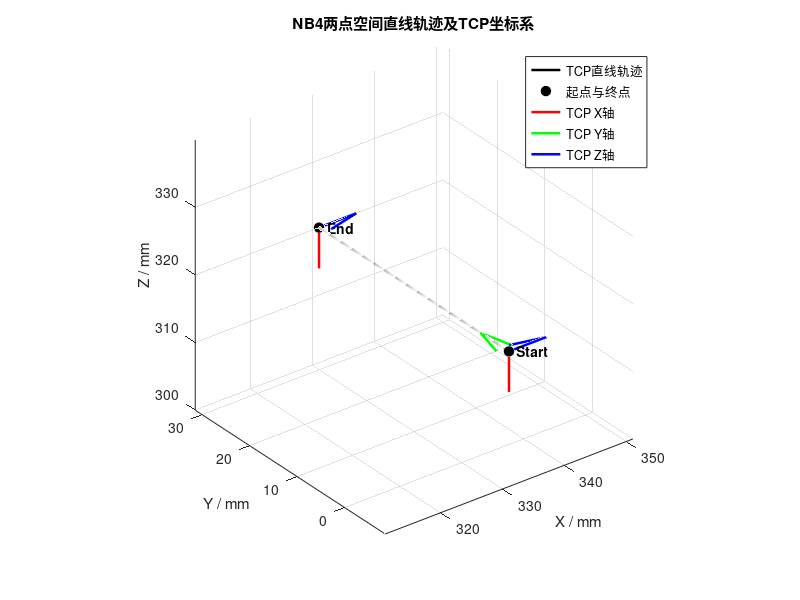

This chart was generated by the following MATLAB code:
% 根据两个空间点生成机器人的TCP直线轨迹。
% 输出TXT中每四个非空行对应一个4x4齐次位姿矩阵，可直接作为
% trajectory_generate/Tra_generate.py的--poses输入。

%% 可配置参数
% 起点和终点，单位：mm。
% NB4直线
P_start = [331.063710; -8.558820; 319.977830];
P_end   = [331.063710;  31.441180; 319.977830];
% % SR4直线
% P_start = [500; -20; 400];
% P_end   = [500;  20; 400];
% 期望TCP运行速度和轨迹采样频率。
v = 50;       % mm/s
fre = 1000;   % Hz

% TCP相对于基坐标系的固定姿态
posture = [ 0  0  1;
            0  1  0;
           -1  0  0];

output_name = 'line_TCP_poses_NB4_40.txt';

%% 输入检查
if ~isequal(size(P_start), [3, 1]) || ~isequal(size(P_end), [3, 1]) || ...
        any(~isfinite(P_start)) || any(~isfinite(P_end))
    error('P_start和P_end必须是有限数值组成的3x1列向量。');
end

line_vector = P_end - P_start;
line_length = norm(line_vector);
if line_length < 1e-9
    error('P_start和P_end不能是同一个点。');
end
if v <= 0 || fre <= 0
    error('运行速度v和采样频率fre必须大于0。');
end
if norm(posture.' * posture - eye(3), 'fro') > 1e-9 || ...
        abs(det(posture) - 1) > 1e-9
    error('posture必须是有效的3x3旋转矩阵。');
end

%% 按速度和采样频率等距生成完整直线
line_time = line_length / v;
segment_count = max(1, ceil(line_time * fre));
progress = linspace(0, 1, segment_count + 1);
trajectory = P_start + line_vector * progress;
point_count = size(trajectory, 2);
actual_speed = line_length * fre / segment_count;

% 为每个位置生成具有相同TCP姿态的4x4齐次位姿矩阵。
TCP_poses = repmat(eye(4), 1, 1, point_count);
TCP_poses(1:3, 1:3, :) = repmat(posture, 1, 1, point_count);
TCP_poses(1:3, 4, :) = reshape(trajectory, 3, 1, point_count);

%% 写入TXT文件
script_path = mfilename('fullpath');
if isempty(script_path)
    output_dir = pwd;
else
    output_dir = fileparts(script_path);
end
output_file = fullfile(output_dir, output_name);
file_id = fopen(output_file, 'w');
if file_id == -1
    error('无法创建TCP位姿文件：%s', output_file);
end

try
    for i = 1:point_count
        fprintf(file_id, '%.10f %.10f %.10f %.10f\n', TCP_poses(:, :, i).');
        fprintf(file_id, '\n');
    end
    fclose(file_id);
catch ME
    fclose(file_id);
    rethrow(ME);
end

%% 绘制空间直线、端点和TCP坐标系
figure('Color', 'w', 'Name', 'NB4 spatial line and TCP frames');
plot3(trajectory(1, :), trajectory(2, :), trajectory(3, :), ...
      'k-', 'LineWidth', 1.8, 'DisplayName', 'TCP直线轨迹');
hold on;
end_points = [P_start, P_end];
plot3(end_points(1, :), end_points(2, :), end_points(3, :), ...
      'ko', 'MarkerFaceColor', 'k', 'MarkerSize', 7, ...
      'DisplayName', '起点与终点');

axis_length = min(0.15 * line_length, 50);
for i = 1:2
    origin = end_points(:, i);
    quiver3(origin(1), origin(2), origin(3), ...
            posture(1, 1) * axis_length, posture(2, 1) * axis_length, ...
            posture(3, 1) * axis_length, 0, 'r', 'LineWidth', 1.8, ...
            'MaxHeadSize', 0.5, 'HandleVisibility', 'off');
    quiver3(origin(1), origin(2), origin(3), ...
            posture(1, 2) * axis_length, posture(2, 2) * axis_length, ...
            posture(3, 2) * axis_length, 0, 'g', 'LineWidth', 1.8, ...
            'MaxHeadSize', 0.5, 'HandleVisibility', 'off');
    quiver3(origin(1), origin(2), origin(3), ...
            posture(1, 3) * axis_length, posture(2, 3) * axis_length, ...
            posture(3, 3) * axis_length, 0, 'b', 'LineWidth', 1.8, ...
            'MaxHeadSize', 0.5, 'HandleVisibility', 'off');
end
text(P_start(1), P_start(2), P_start(3), '  Start', ...
     'FontSize', 10, 'FontWeight', 'bold');
text(P_end(1), P_end(2), P_end(3), '  End', ...
     'FontSize', 10, 'FontWeight', 'bold');

plot3(nan, nan, nan, 'r-', 'LineWidth', 1.8, 'DisplayName', 'TCP X轴');
plot3(nan, nan, nan, 'g-', 'LineWidth', 1.8, 'DisplayName', 'TCP Y轴');
plot3(nan, nan, nan, 'b-', 'LineWidth', 1.8, 'DisplayName', 'TCP Z轴');

grid on;
axis equal;
view(3);
xlabel('X / mm');
ylabel('Y / mm');
zlabel('Z / mm');
title('NB4两点空间直线轨迹及TCP坐标系');
legend('Location', 'best');

fprintf('起点：[%.4f, %.4f, %.4f] mm\n', P_start);
fprintf('终点：[%.4f, %.4f, %.4f] mm\n', P_end);
fprintf('直线长度：%.4f mm\n', line_length);
fprintf('轨迹点数：%d\n', point_count);
fprintf('实际TCP速度：%.6f mm/s\n', actual_speed);
fprintf('TCP位姿已写入：%s\n', output_file);
